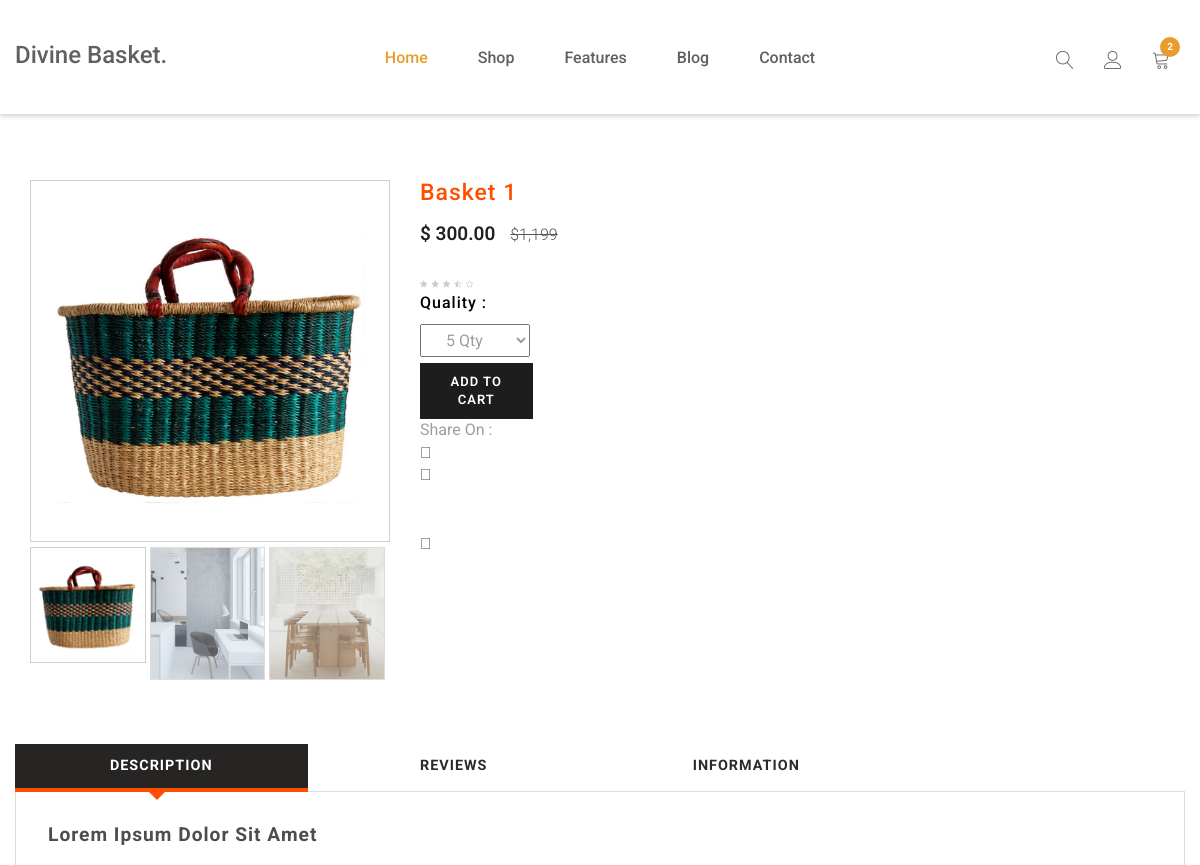
Page /detail/basket-1/ (upper part) on the earlier database version.
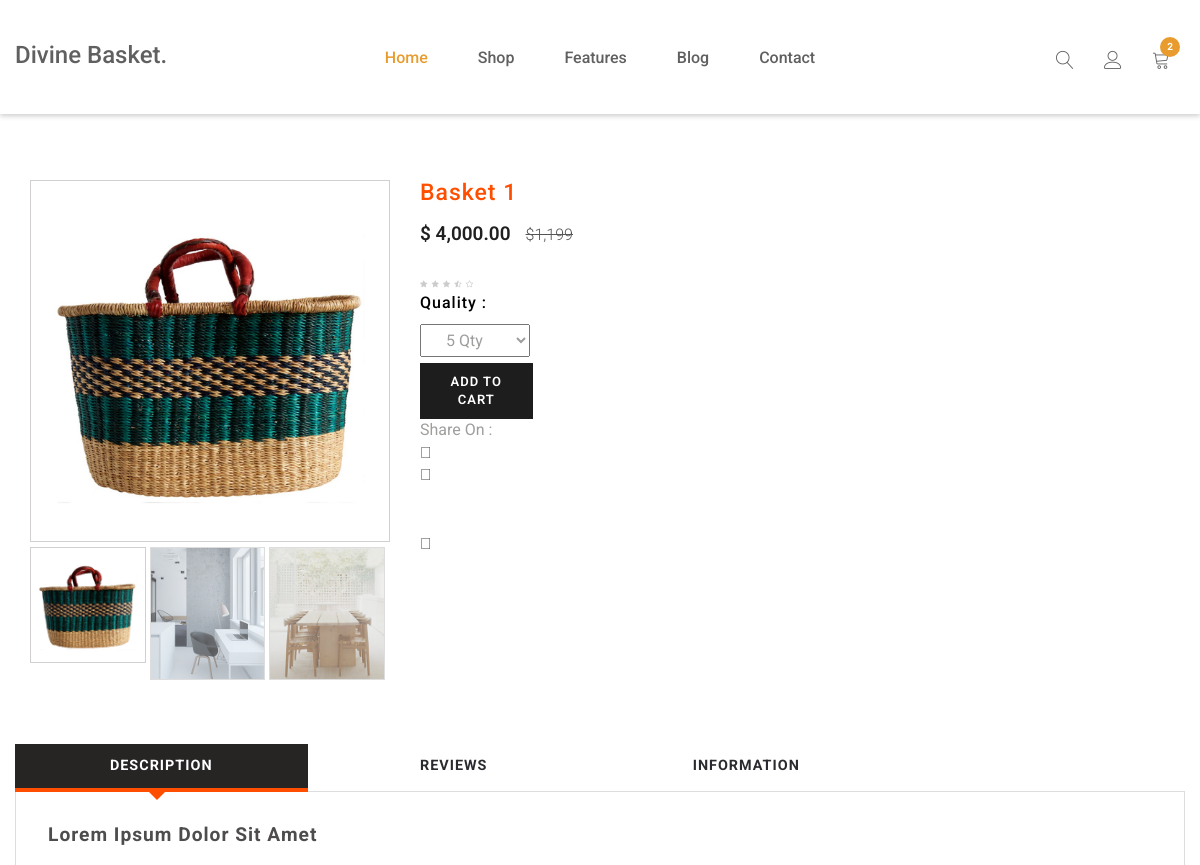
Same page on the later database version.
### core/models.py (models this page shows, shortened)
class Item(models.Model):
    title =  models.CharField(max_length=200)
    price = models.FloatField(null=True, blank=True)
    discount_price = models.FloatField(blank=True, null=True)
    category = models.CharField(max_length=20)
    slug = AutoSlugField(populate_from='title',unique_with='created_at__month',slugify=custom_slugify)
    description = models.TextField()
    image = models.ImageField(upload_to='item', null=True, blank=True)
    new = models.BooleanField(default=False)
    featured = models.BooleanField(default=False)
    created_at = models.DateTimeField(auto_now_add=True)
    class Meta:
        ordering = ['-id']
    @property
    def imageURL(self):
        try:
            url = self.image.url
        except:
            url = ''
        return url
    def get_add_to_cart_url(self):
        return reverse("core:add-to-cart", kwargs={
            'slug': self.slug
        })

### core/views.py (the view)
# urls.py: path("detail/<slug>/", views.detailPage, name="detail"),
def detailPage(request, slug):
    object = get_object_or_404(models.Item, slug=slug)
    context = {
        'object': object,
    }
    return render(request, 'detail.html', context)

### templates/detail.html (shortened to what the changed rows need)
{% extends 'layout.html' %}
{% load humanize %}
{% load static %}
{% block extra_head %}
    <link rel="stylesheet" href="{% static 'css/shop.css' %}">
    <link rel="stylesheet" href="{% static 'css/easy-responsive-tabs.css' %}">
    <link rel="stylesheet" href="{% static 'css/flexslider.css' %}">
    <link rel="stylesheet" href="{% static 'css/jquery-ui1.css' %}">
{% endblock %}
{% block content%}
<section class="banner-bottom-wthreelayouts py-lg-5 py-3">
    <div class="container">
        <div class="inner-sec-shop pt-lg-4 pt-3">
            <div class="row">
                    <div class="col-lg-4 single-right-left ">
                            <div class="grid images_3_of_2">
                                <div class="flexslider1">
                                    <ul class="slides">
                                        <li data-thumb="{{ object.imageURL }}">
                                            <div class="thumb-image"> <img src="{{ object.imageURL }}" data-imagezoom="true" class="img-fluid" alt=" "> </div>
                                        </li>
                                    </ul>
                                </div>
                            </div>
                        </div>
                        <div class="col-lg-8 single-right-left simpleCart_shelfItem">
                            <h3>{{ object.title }}</h3>
                            <p><span class="item_price">$ {{ object.price|floatformat:2|intcomma }}</span>
                                <del>$1,199</del>
                            </p>
                            <div class="rating1">
                                <ul class="stars">
                                </ul>
                            </div>
                            <div class="color-quality">
                                <div class="color-quality-right">
                                </div>
                            </div>
                            <div class="occasion-cart">
                                    <div class="googles single-item singlepage">
                                        </div>
                            </div>
                            <ul class="footer-social text-left mt-lg-4 mt-3">
                                    <li>Share On : </li>
                                    <li class="mx-2">
                                    </li>
                                    <li class="mx-2">
                                    </li>
                                    <li class="mx-2">
                                    </li>
                                    <li class="mx-2">
                                    </li>
                                    <li class="mx-2">
                                    </li>
                                </ul>
                        </div>
            </div>
        </div>
    </div>
</section>
{% endblock content%}

Differences in the rows shown:
changed Item "Basket 1": price "300.00" → "4,000.00"
